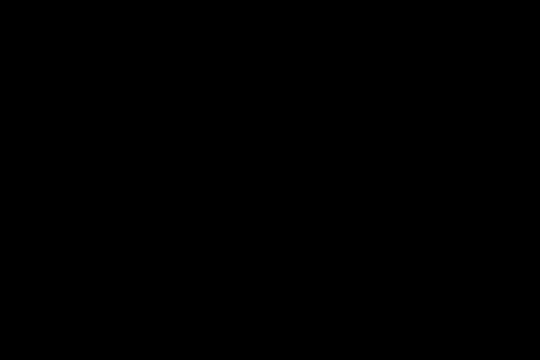
Frame 1 (no input)
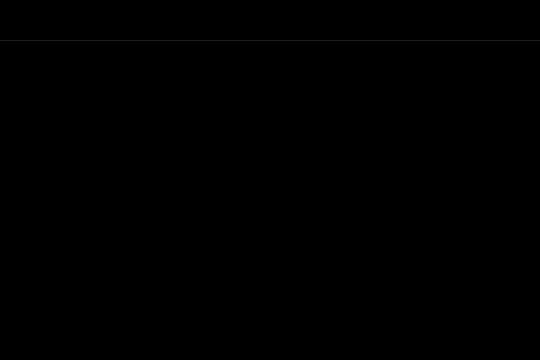
Frame 60 (the mouse pressed at the canvas centre just before this capture)
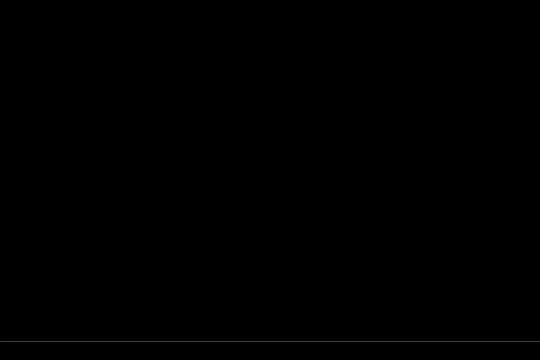
Frame 120 (the mouse held since frame 60 and released just before this capture)

The Processing sketch that drew these frames (run headless with seeded random() and noise(); from frame 60 on, the mouse is pressed at the canvas centre):

// Processing sketch: day_2_1
// ── day_2_1.pde
int y = height;

void setup(){
  size(540,360);
  frameRate(60);
}

void draw(){
  background(0);
  stroke(frameCount/2);
  y = y - 1; // decreasing y
  if (y < 0){ //if y is less than 0 do below
   y = height; // set y to window height
  }
  line(0,y,width,y);
}
